Frame 1 (no input): blank canvas, image omitted
Frame 60 (no input): blank canvas, image omitted
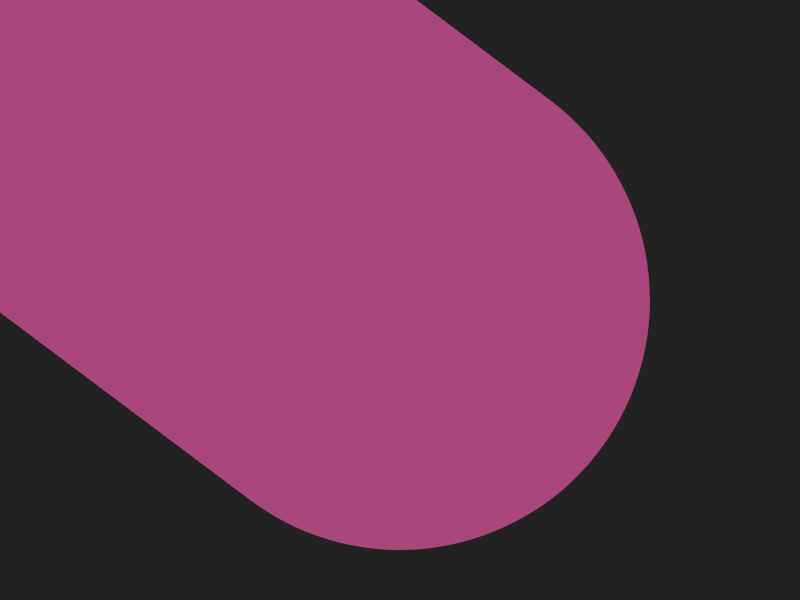
Frame 120 (the mouse pressed at the canvas centre since frame 60)

The p5.js sketch whose frames 1 and 60 were blank and that drew this single picture after the mouse press (run headless with seeded random() and noise() and a simulated clock; from frame 60 on, the mouse is pressed at the canvas centre):

// p5.js sketch
// ── sketch.js
function setup() {
  createCanvas(800, 600);
  colorMode(HSL);
  background("#222222");
  strokeWeight(4);
}

function draw() {
  // Change the weight based on how much the mouse has moved
  let weight = dist(mouseX, mouseY, pmouseX, pmouseY);
  stroke(328, 70, 61, random(0.2, 1.1));
  strokeWeight(weight);
  line(pmouseX, pmouseY, mouseX, mouseY);
}
